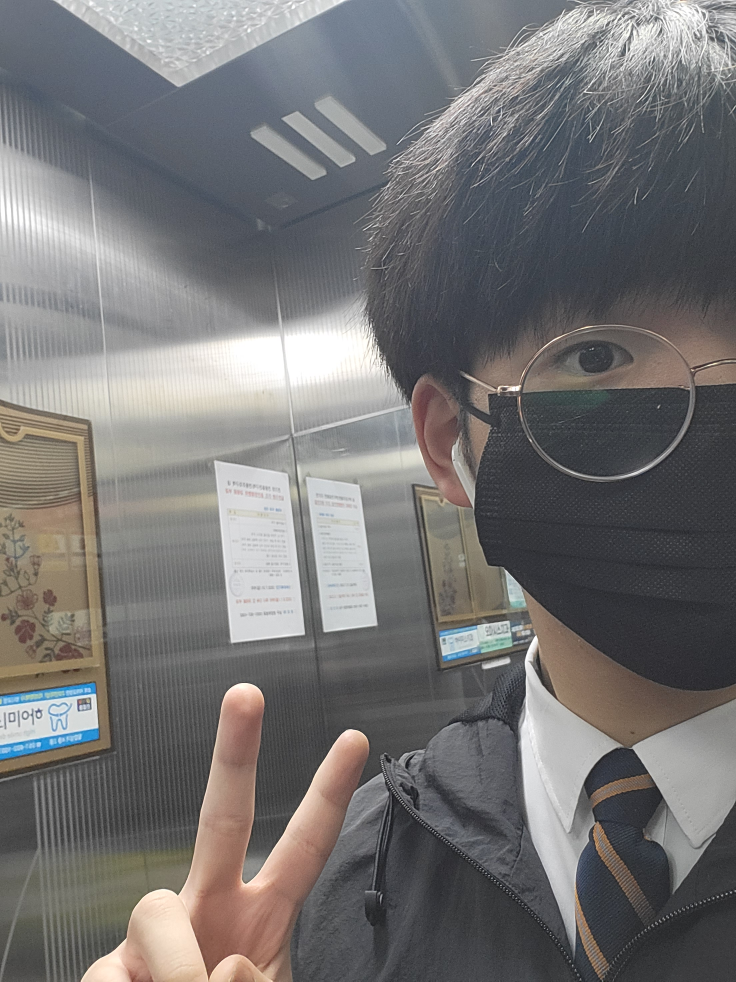
#> input picture bts.jpeg, 2208 x 2944 px (shown at 1/3 size)
$ python opencv_image_edge.py
#> lines starting #> are read from the running program, lines starting #| are printed output that depends on the picture
import cv2

img = cv2.imread('bts.jpeg')
#> img is the input picture: shape (2944, 2208, 3); mean B, G, R 115.9, 115.8, 117.2
img2 = cv2.resize(img, (600, 400))
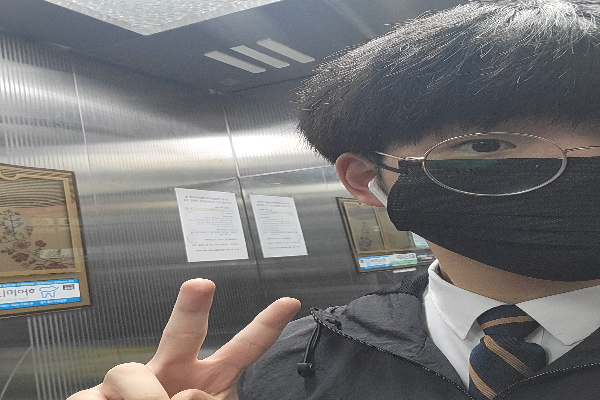
#> img2: shape (400, 600, 3); mean B, G, R 115.8, 115.6, 117


cv2.imshow('origin', img2)

edge1 = cv2.Canny(img, 50, 100)
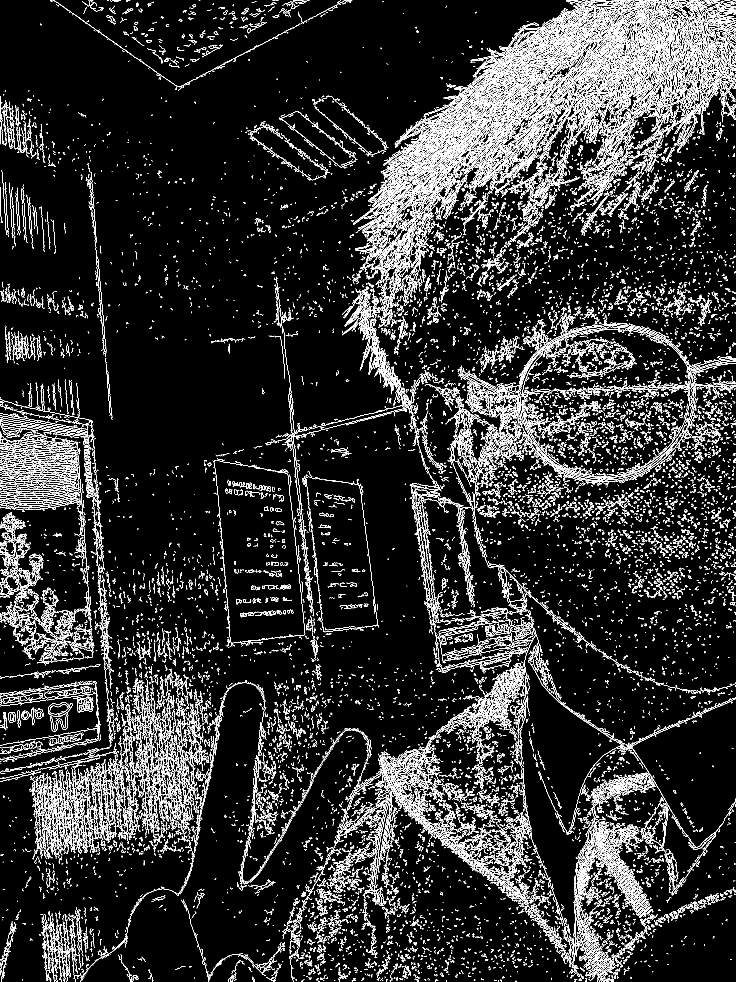
#> edge1: shape (2944, 2208) (shown at 1/3 size); 8.4% white in thin lines or dots
edge2 = cv2.Canny(img, 100, 150)
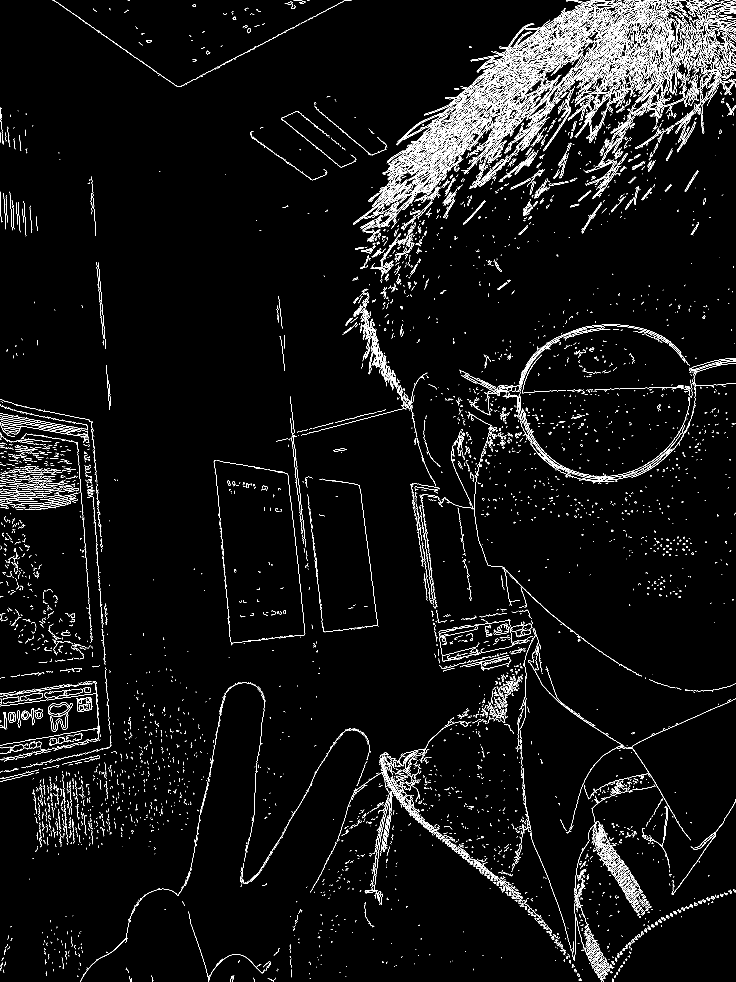
#> edge2: shape (2944, 2208) (shown at 1/3 size); 3.4% white in thin lines or dots
edge3 = cv2.Canny(img, 150, 200)
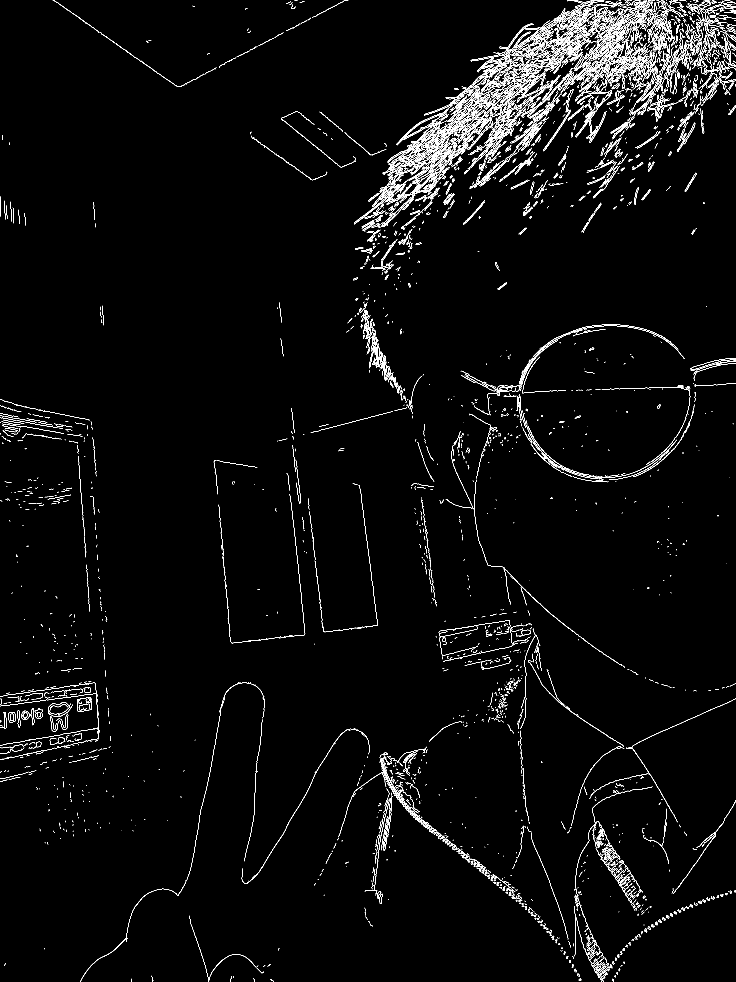
#> edge3: shape (2944, 2208) (shown at 1/3 size); 2.2% white in thin lines or dots

cv2.imshow('edge1', edge1)
cv2.imshow('edge2', edge2)
cv2.imshow('edge3', edge2)


cv2.waitKey()

cv2.destroyAllWindows()
